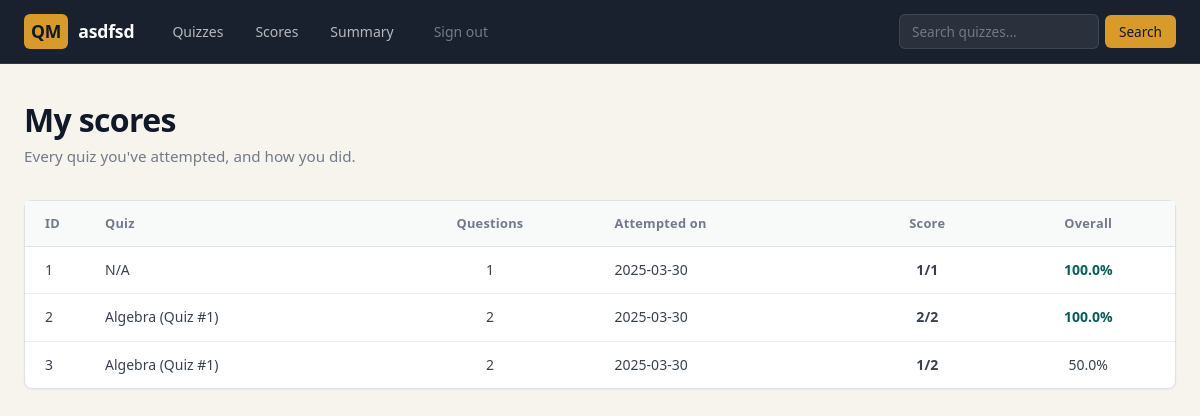
The page /user/view/scores/asdfsd (signed in) on the database its author committed.
### models/models.py (models this page shows)
class Score(db.Model):
    __tablename__ = 'score'
    id = db.Column(db.Integer, primary_key=True)
    quiz_id = db.Column(db.Integer, db.ForeignKey('quiz.id'))
    user_id = db.Column(db.Integer, db.ForeignKey('user_info.id'), nullable=False)
    time_stamp_of_attempt = db.Column(db.Date, default=datetime.utcnow().date())
    total_score = db.Column(db.Integer)
    quiz = db.relationship('Quiz', backref='scores')
    total_questions = db.Column(db.Integer)

class Chapter(db.Model):
    __tablename__ = 'chapter'
    id = db.Column(db.Integer, primary_key=True)
    name = db.Column(db.String, nullable=False)
    description = db.Column(db.Text)
    subject_id = db.Column(db.Integer, db.ForeignKey('subject.id'), nullable=False)
    quizzes = db.relationship('Quiz', backref='chapter', lazy=True)

class Quiz(db.Model):
    __tablename__ = 'quiz'
    id = db.Column(db.Integer, primary_key=True)
    chapter_id = db.Column(db.Integer, db.ForeignKey('chapter.id'), nullable=False)
    date_of_quiz = db.Column(db.Date)
    time_duration = db.Column(db.String)
    remarks = db.Column(db.Text)
    questions = db.relationship('Question', backref='quiz', lazy=True)

### controllers/controllers.py (the view)
@app.route("/user/view/scores/<name>", methods=["GET", "POST"])
@login_required
def view_scores(name):
    scores = Score.query.filter_by(user_id=session["user_id"]).all()
    return render_template("scores.html", name=name, scores=scores)

### controllers/controllers.py (called while the page is built)
def login_required(f):
    @wraps(f)
    def decorated_function(*args, **kwargs):
        if "user_id" not in session:
            return redirect(url_for("login"))
        return f(*args, **kwargs)
    return decorated_function

### templates/scores.html (shortened to what this page needs)
<!DOCTYPE html>
<html lang="en">
<head>
    <link rel="stylesheet" href="/static/css/main.css">
</head>
<body>
    {%include 'user_nav.html'%}
    <div class="qm-page">
        <div class="qm-header">
            <h1>My scores</h1>
            <p class="qm-text-muted">Every quiz you've attempted, and how you did.</p>
        </div>
        <div class="qm-card">
            <table class="qm-table">
                <thead>
                    <tr>
                        <th style="width:60px">ID</th>
                        <th>Quiz</th>
                        <th style="text-align:center">Questions</th>
                        <th>Attempted on</th>
                        <th style="text-align:center">Score</th>
                        <th style="text-align:center">Overall</th>
                    </tr>
                </thead>
                <tbody>
                    {%if scores%}
                    {%for score in scores%}
                    <tr>
                        <td>{{score.id}}</td>
                        <td>
                            {% if score.quiz %}
                                {{score.quiz.chapter.name}} (Quiz #{{score.quiz.id}})
                            {%else%}
                                N/A
                            {%endif%}
                        </td>
                        <td style="text-align:center">{{score.total_questions}}</td>
                        <td>{{score.time_stamp_of_attempt}}</td>
                        <td style="text-align:center" class="qm-fw-600">{{score.total_score}}/{{score.total_questions}}</td>
                        <td style="text-align:center">
                            {% set pct = ((score.total_score / score.total_questions) * 100) | round(2) %}
                            <span class="{% if pct == 100 %}qm-result-correct{% elif pct == 0 %}qm-result-incorrect{% endif %}">{{ pct }}%</span>
                        </td>
                    </tr>
                    {%endfor%}
                    {%else%}
                    <tr>
                        <td colspan="6" style="text-align:center;color:var(--ink-muted);padding:40px">You haven't taken any quizzes yet.</td>
                    </tr>
                    {%endif%}
                </tbody>
            </table>
        </div>
    </div>
</body>
</html>

### static/css/main.css (style rules this page uses)
:root { --bg: #F3F0EB; --bg-warm: #EDE8E1; --surface: #FFFFFF; --surface-alt: #F8F6F2; --ink: #1C1E22; --ink-soft: #4A4D54; --ink-muted: #8B8F97; --border: #DDD9D2; --border-light:#ECEAE5; --sage: #4A7C6F; --sage-light: #E8F2EE; --sage-dark: #3A6359; --copper: #C07A4A; --copper-light:#F5EDE5; --copper-dark: #9E6238; --danger: #B94A48; --danger-light:#F8ECEB; --radius-sm: 6px; --radius-md: 10px; --radius-lg: 16px; --shadow-sm: 0 1px 3px rgba(28,30,34,.06); --shadow-md: 0 4px 16px rgba(28,30,34,.08); --shadow-lg: 0 8px 32px rgba(28,30,34,.10); --font-display:'Outfit', sans-serif; --font-body: 'DM Sans', sans-serif; --page-max: 1200px; --nav-h: 64px; }
*, *::before, *::after { box-sizing: border-box; margin: 0; padding: 0; }
html { font-size: 16px; -webkit-font-smoothing: antialiased; -moz-osx-font-smoothing: grayscale; }
body { font-family: var(--font-body); background: var(--bg); color: var(--ink); line-height: 1.6; min-height: 100vh; }
h1, h2, h3, h4, h5, h6 { font-family: var(--font-display); font-weight: 600; line-height: 1.25; color: var(--ink); }
h1 { font-size: 2rem; letter-spacing: -0.02em; }
.qm-page { max-width: var(--page-max); margin: 0 auto; padding: 32px 24px 64px; }
.qm-header { margin-bottom: 32px; }
.qm-header h1 { margin-bottom: 4px; }
.qm-header p { color: var(--ink-muted); font-size: .95rem; }
.qm-card { background: var(--surface); border: 1px solid var(--border); border-radius: var(--radius-md); box-shadow: var(--shadow-sm); }
.qm-table { width: 100%; border-collapse: collapse; font-size: .875rem; }
.qm-table thead th { text-align: left; padding: 12px 20px; font-weight: 600; font-size: .8rem; color: var(--ink-muted); letter-spacing: 0.02em; border-bottom: 1px solid var(--border); background: var(--surface-alt); }
.qm-table tbody td { padding: 12px 20px; border-bottom: 1px solid var(--border-light); color: var(--ink-soft); vertical-align: middle; }
.qm-table tbody tr:last-child td { border-bottom: none; }
.qm-result-correct { color: var(--sage-dark); font-weight: 600; }
.qm-text-muted { color: var(--ink-muted); }
.qm-fw-600 { font-weight: 600; }
:root { --bg: #F7F4EE; --bg-warm: #ECE6DA; --surface: #FFFFFF; --surface-alt: #F2F6F7; --ink: #111827; --ink-soft: #394150; --ink-muted: #717B8A; --border: #DCE3E7; --border-light: #ECF0F2; --sage: #0F766E; --sage-light: #DFF3EF; --sage-dark: #0A5D57; --copper: #D89A2B; --copper-light: #FBF1D7; --copper-dark: #A76E12; --radius-md: 8px; --radius-lg: 14px; --shadow-sm: 0 1px 2px rgba(17,24,39,.05); --shadow-md: 0 14px 34px rgba(17,24,39,.09); --shadow-lg: 0 28px 60px rgba(17,24,39,.16); --font-display: 'Manrope', system-ui, -apple-system, BlinkMacSystemFont, "Segoe UI", sans-serif; --font-body: 'Manrope', system-ui, -apple-system, BlinkMacSystemFont, "Segoe UI", sans-serif; }
body { background: var(--bg); }
.qm-page { padding: 36px 24px 72px; }
.qm-table thead th { background: #F8FAFA; }

### rows shown on the page
Score: id "1", shows "N/A", total_questions "1", time_stamp_of_attempt "2025-03-30", total_score "1", pct "100.0"
Score: id "2", quiz.chapter.name "Algebra", quiz.id "1", total_questions "2", time_stamp_of_attempt "2025-03-30", total_score "2", pct "100.0"
Score: id "3", quiz.chapter.name "Algebra", quiz.id "1", total_questions "2", time_stamp_of_attempt "2025-03-30", total_score "1", pct "50.0"

### other values the page prints
{{ name }} "asdfsd"
